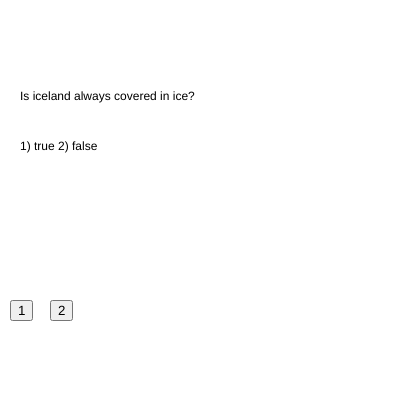
Frame 1 (no input)
Frame 60 (no input): identical to frame 1, image omitted
Frame 120 (the mouse pressed at the canvas centre since frame 60): identical to frame 1, image omitted

The p5.js sketch that drew this single still picture (run headless with seeded random() and noise() and a simulated clock; from frame 60 on, the mouse is pressed at the canvas centre):

// p5.js sketch
// ── sketch.js
var questions = ["Is iceland always covered in ice?","What ocean lies east of the US?"];

var options = ["1) true 2) false", "1)pacific 2)eastern 3)indian 4)atlantic"];

var answers = [1,3];// start elements count with 0
var currentOption= -1; //refers to what button the user has pressed

var buttons = [];

var currentQuestion = 0;
var answerText = "";

var showAnswer = false;
var interval = 5000;
var prevMillis = 0;



function setup() {
  // put setup code here

  createCanvas(400,400);
  buttons[0] = createButton("1");
  buttons[0].position(10,300);
  buttons[0].mousePressed(function(){
    currentOption = 0;

  });//end of mousePressed
  buttons[1] = createButton("2");
  buttons[1].position(50,300);
  buttons[1].mousePressed(function(){
    currentOption = 1;

  });//end of mousePressed
  buttons[2] = createButton("3");
  buttons[2].position(100,300);
  buttons[2].mousePressed(function(){
    currentOption = 2;

  });//end of mousePressed
  buttons[3] = createButton("4");
  buttons[3].position(150,300);
  buttons[3].mousePressed(function(){
    currentOption = 3;

  });//end of mousePressed
}

function draw() {
  // put drawing code here
  background(255);

text(questions[currentQuestion], 20,100);
text(options[currentQuestion], 20,150);

if(showAnswer == true){
  text(answerText, 20,200);
//start our timer

if(millis() - prevMillis > interval){
  prevMillis = millis();
  showAnswer = false;
}


}// end of show answer == true



//this will only work on html elements

if(currentQuestion == 0){
  buttons[2].hide();
  buttons[3].hide();

}

if(currentQuestion == 1){
  buttons[2].show();
  buttons[3].show();

}




//if currentOption is not equal to -1
if(currentOption != -1){
//do something if currentOption is not equal to -1
console.log("currentOption " + currentOption);
if(currentOption == answers[currentQuestion]){
  //correct
  console.log("correct");
  answerText = "correct";
  currentQuestion = currentQuestion + 1;
  //if(currentQuestion = 2){
  if(currentQuestion == questions.length){
    currentQuestion = 0;
  }// setting array limit inside correct answer
}else{
console.log("incorrect");
  answerText = "incorrect";
}// check for correct or incorrect


currentOption = -1;
showAnswer = true;
prevMillis = millis();
  }//end of currentOption not equal to -1



}// end of draw loop
